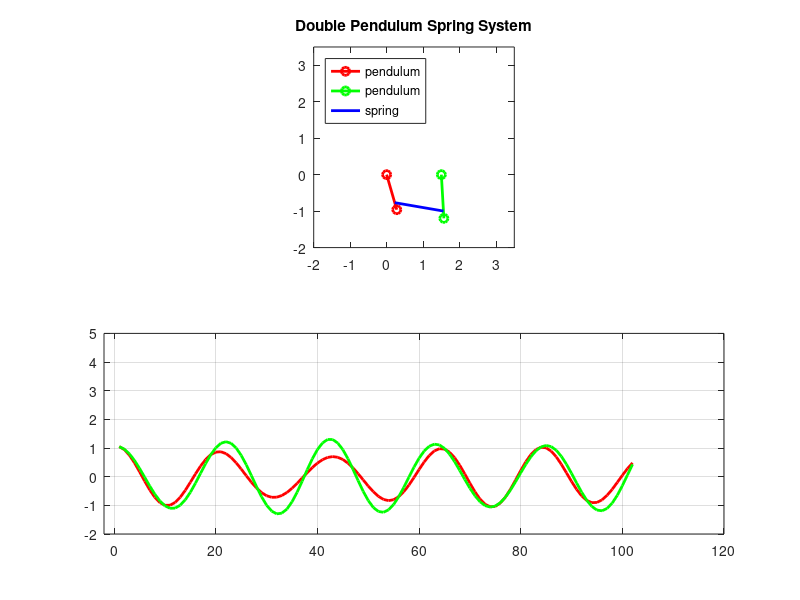

Reproduce this figure in MATLAB.
clc; clearvars;

% Physical Properties
m1 = 1.5; m2 = 1.1;  % Mass(Kg)
l1 = 1;   l2 = 1.2;  % Length(m)
k1 = 4;   a = 1;     g = 9.8;

% Time Variable
ts = 10;  dt = 0.1;  t = 0:dt:ts;

% Initaial Conditions
thdot1(1) = 0;  thdot2(1) = 0;
th1(1) = pi/3;  th2(1) = pi/3;

for i = 1:length(t) 
    thddot1 = (k1*a^2*(th2(i)-th1(i)) - m1*g*l1*th1(i))/(m1*l1^2); % Get position and velocity from acceleration by integrating twice
    thdot1(i+1) = thdot1(i) + thddot1*dt;
    th1(i+1) = th1(i)+thdot1(i+1)*dt;

    thddot2 = (k1*a^2*(th1(i)-th2(i)) - m2*g*l2*th2(i))/(m2*l2^2); % Get position and velocity from acceleration by integrating twice
    thdot2(i+1) = thdot2(i) + thddot2*dt;
    th2(i+1) = th2(i)+thdot2(i+1)*dt;

    subplot(2, 1, 1);
    plot([0 l1*sin(th1(i))], [0 -l1*cos(th1(i))], 'r-o', 'LineWidth',2);
    hold on;
    plot([0 l2*sin(th2(i))]+1.5, [0 -l2*cos(th2(i))], 'g-o', 'LineWidth',2);
    plot([0.8*sin(th1(i)) a*sin(th2(i))+1.5], [-0.8*cos(th1(i)) -a*cos(th2(i))], 'b', 'LineWidth',2);
    axis([-2 3.5 -2 3.5]);
    axis('square');
    hold off;
    title('Double Pendulum Spring System');
    legend('pendulum', 'pendulum', 'spring', 'Location','northwest');
    
    subplot(2, 1, 2);
    plot(th1, 'r', 'LineWidth',2);
    hold on;
    plot(th2, 'g', 'LineWidth',2);
    hold off;
    axis([-2 120 -2 5]);
    grid on;

    pause(0.05);
end